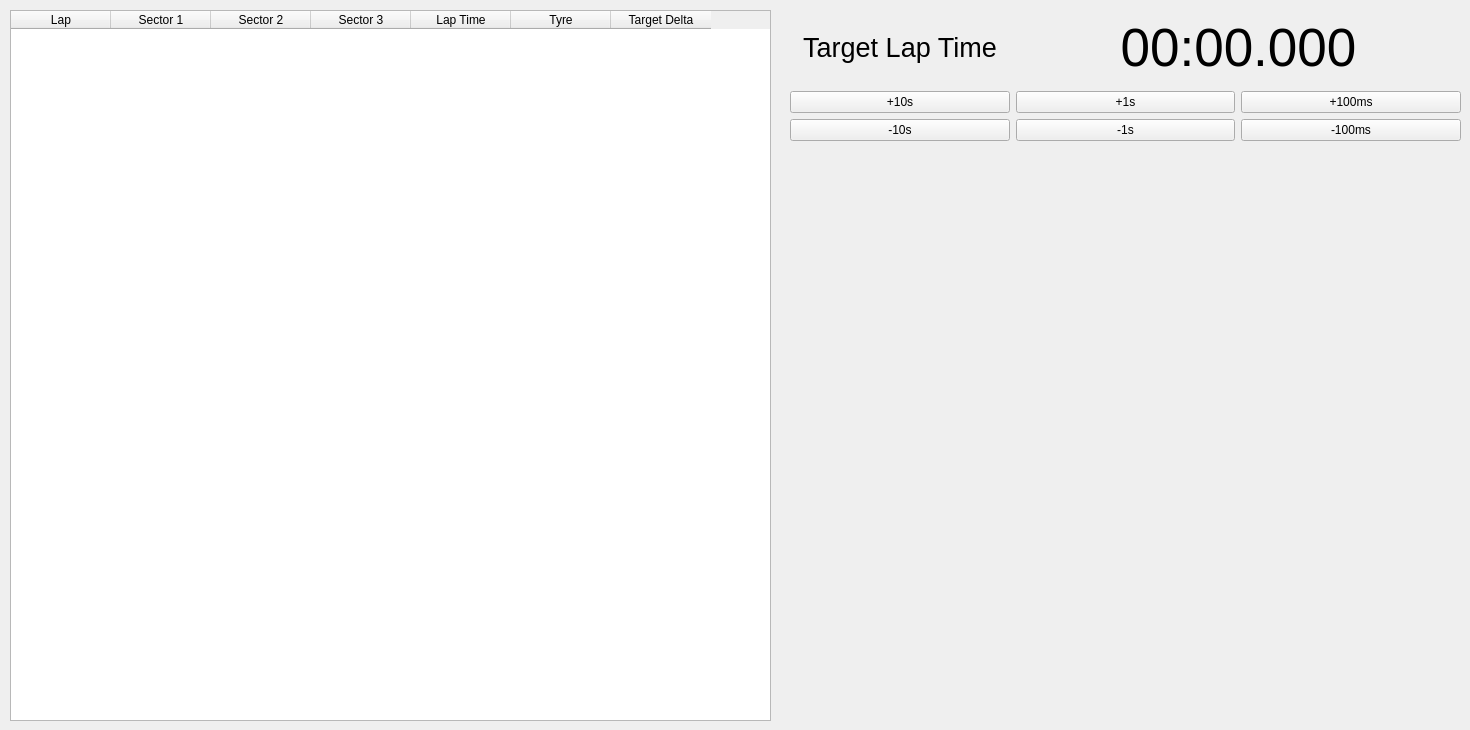
    <widget class="QWidget" name="lapHistoryTab">
     <attribute name="title">
      <string>Lap History</string>
     </attribute>
     <widget class="QTableWidget" name="tblLapHistory">
      <property name="geometry">
       <rect>
        <x>10</x>
        <y>10</y>
        <width>761</width>
        <height>711</height>
       </rect>
      </property>
      <attribute name="horizontalHeaderVisible">
       <bool>true</bool>
      </attribute>
      <attribute name="verticalHeaderVisible">
       <bool>false</bool>
      </attribute>
      <column>
       <property name="text">
        <string>Lap</string>
       </property>
      </column>
      <column>
       <property name="text">
        <string>Sector 1</string>
       </property>
      </column>
      <column>
       <property name="text">
        <string>Sector 2</string>
       </property>
      </column>
      <column>
       <property name="text">
        <string>Sector 3</string>
       </property>
      </column>
      <column>
       <property name="text">
        <string>Lap Time</string>
       </property>
      </column>
      <column>
       <property name="text">
        <string>Tyre</string>
       </property>
      </column>
      <column>
       <property name="text">
        <string>Target Delta</string>
       </property>
      </column>
     </widget>
     <widget class="QWidget" name="gridLayoutWidget_3">
      <property name="geometry">
       <rect>
        <x>790</x>
        <y>10</y>
        <width>671</width>
        <height>131</height>
       </rect>
      </property>
      <layout class="QGridLayout" name="gridLayout_3">
       <item row="1" column="1">
        <layout class="QVBoxLayout" name="verticalLayout_9">
         <item>
          <widget class="QPushButton" name="btnPlus1Second">
           <property name="text">
            <string>+1s</string>
           </property>
          </widget>
         </item>
         <item>
          <widget class="QPushButton" name="btnMinus1Second">
           <property name="text">
            <string>-1s</string>
           </property>
          </widget>
         </item>
        </layout>
       </item>
       <item row="1" column="0">
        <layout class="QVBoxLayout" name="verticalLayout_8">
         <item>
          <widget class="QPushButton" name="btnPlus10Seconds">
           <property name="text">
            <string>+10s</string>
           </property>
          </widget>
         </item>
         <item>
          <widget class="QPushButton" name="btnMinus10Seconds">
           <property name="text">
            <string>-10s</string>
           </property>
          </widget>
         </item>
        </layout>
       </item>
       <item row="1" column="2">
        <layout class="QVBoxLayout" name="verticalLayout_10">
         <item>
          <widget class="QPushButton" name="btnPlus100MS">
           <property name="text">
            <string>+100ms</string>
           </property>
          </widget>
         </item>
         <item>
          <widget class="QPushButton" name="btnMinus100MS">
           <property name="text">
            <string>-100ms</string>
           </property>
          </widget>
         </item>
        </layout>
       </item>
       <item row="0" column="1" colspan="2">
        <widget class="QLabel" name="lblTargetLapTime">
         <property name="font">
          <font>
           <pointsize>40</pointsize>
          </font>
         </property>
         <property name="text">
          <string>00:00.000</string>
         </property>
         <property name="alignment">
          <set>Qt::AlignCenter</set>
         </property>
        </widget>
       </item>
       <item row="0" column="0">
        <widget class="QLabel" name="lblTargetLapTimeTitle">
         <property name="font">
          <font>
           <pointsize>20</pointsize>
          </font>
         </property>
         <property name="text">
          <string>Target Lap Time</string>
         </property>
         <property name="alignment">
          <set>Qt::AlignCenter</set>
         </property>
        </widget>
       </item>
      </layout>
     </widget>
    </widget>
